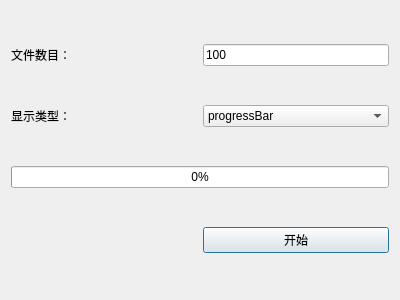
<?xml version="1.0" encoding="UTF-8"?>
<ui version="4.0">
 <class>ProgressBarDialog</class>
 <widget class="QDialog" name="ProgressBarDialog">
  <property name="geometry">
   <rect>
    <x>0</x>
    <y>0</y>
    <width>400</width>
    <height>300</height>
   </rect>
  </property>
  <property name="windowTitle">
   <string>进度条对话框</string>
  </property>
  <layout class="QGridLayout" name="gridLayout">
   <item row="0" column="0">
    <widget class="QLabel" name="lbl_fileNum">
     <property name="text">
      <string>文件数目：</string>
     </property>
    </widget>
   </item>
   <item row="0" column="1">
    <widget class="QLineEdit" name="m_fileNumEdit">
     <property name="text">
      <string>100</string>
     </property>
    </widget>
   </item>
   <item row="1" column="0">
    <widget class="QLabel" name="lbl_showType">
     <property name="text">
      <string>显示类型：</string>
     </property>
    </widget>
   </item>
   <item row="1" column="1">
    <widget class="QComboBox" name="m_showTypeBox">
     <item>
      <property name="text">
       <string>progressBar</string>
      </property>
     </item>
     <item>
      <property name="text">
       <string>progressDialog</string>
      </property>
     </item>
    </widget>
   </item>
   <item row="2" column="0" colspan="2">
    <widget class="QProgressBar" name="m_progressBar">
     <property name="value">
      <number>0</number>
     </property>
     <property name="alignment">
      <set>Qt::AlignLeading|Qt::AlignLeft|Qt::AlignVCenter</set>
     </property>
     <property name="invertedAppearance">
      <bool>false</bool>
     </property>
     <property name="textDirection">
      <enum>QProgressBar::BottomToTop</enum>
     </property>
    </widget>
   </item>
   <item row="3" column="1">
    <widget class="QPushButton" name="m_startButton">
     <property name="text">
      <string>开始</string>
     </property>
    </widget>
   </item>
   <item row="3" column="0">
    <spacer name="horizontalSpacer">
     <property name="orientation">
      <enum>Qt::Horizontal</enum>
     </property>
     <property name="sizeHint" stdset="0">
      <size>
       <width>40</width>
       <height>20</height>
      </size>
     </property>
    </spacer>
   </item>
  </layout>
 </widget>
 <resources/>
 <connections/>
</ui>
